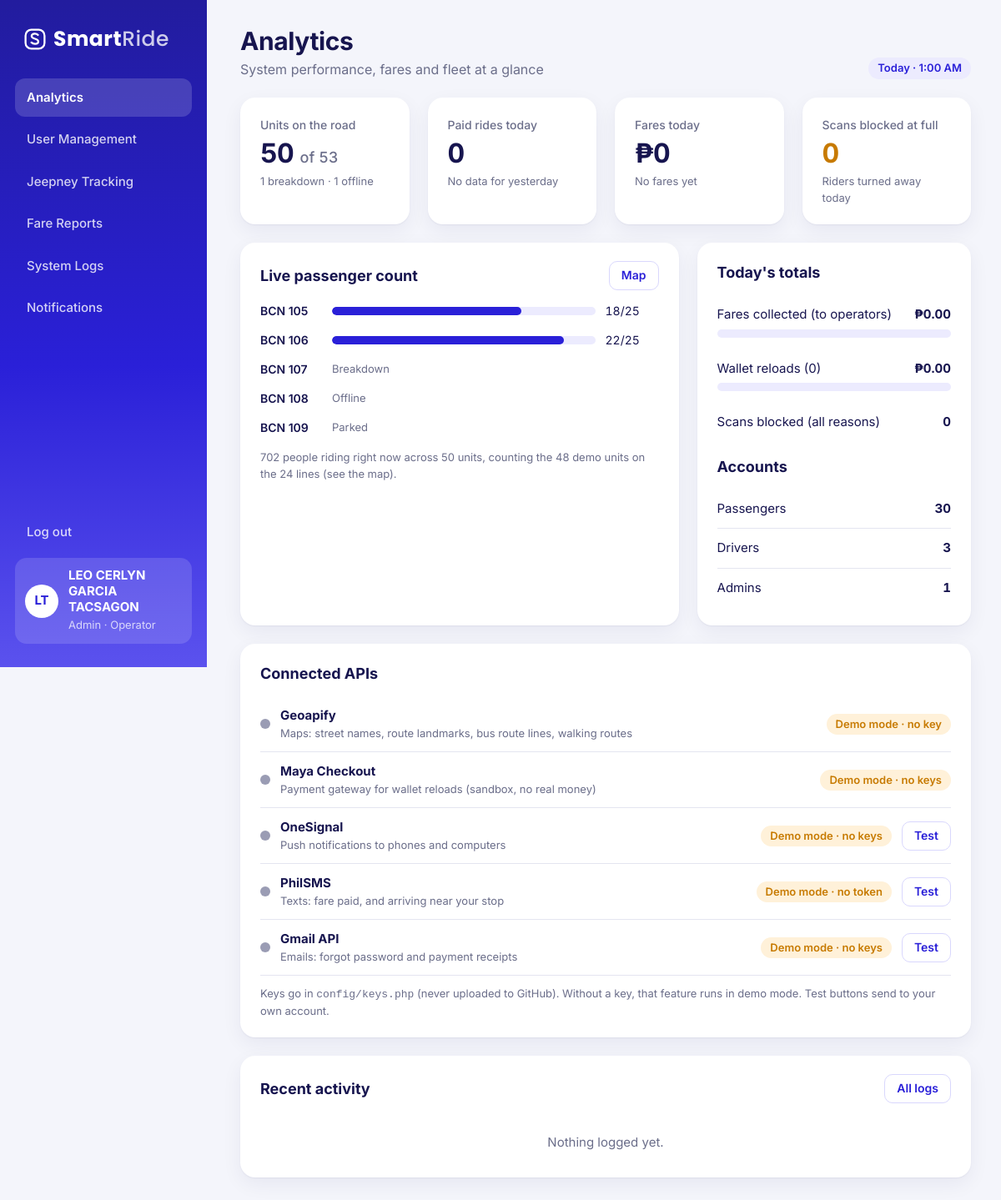
/controllers/admin_home.php (signed in), run on the app's committed database.
### tables this page shows
CREATE TABLE trips (
  trip_id     INT UNSIGNED NOT NULL AUTO_INCREMENT,
  unit_id     SMALLINT UNSIGNED NOT NULL,
  route_id    SMALLINT UNSIGNED NOT NULL,
  driver_id   INT UNSIGNED NOT NULL,
  started_at  DATETIME NOT NULL,
  ended_at    DATETIME NULL,
  PRIMARY KEY (trip_id),
  KEY idx_trips_driver (driver_id, started_at),
  KEY idx_trips_unit (unit_id, ended_at),
  CONSTRAINT fk_trips_unit FOREIGN KEY (unit_id) REFERENCES jeepneys (unit_id),
  CONSTRAINT fk_trips_route FOREIGN KEY (route_id) REFERENCES routes (route_id),
  CONSTRAINT fk_trips_driver FOREIGN KEY (driver_id) REFERENCES users (user_id)
);

CREATE TABLE jeepneys (
  unit_id      SMALLINT UNSIGNED NOT NULL AUTO_INCREMENT,
  operator_id  INT UNSIGNED NOT NULL,
  route_id     SMALLINT UNSIGNED NULL,              
  unit_code    VARCHAR(20) NOT NULL,
  plate_no     VARCHAR(20) NOT NULL,
  capacity     TINYINT UNSIGNED NOT NULL DEFAULT 25,
  status       ENUM('active','breakdown','offline') NOT NULL DEFAULT 'active',
  simulated    TINYINT(1) NOT NULL DEFAULT 0,       
  PRIMARY KEY (unit_id),
  UNIQUE KEY uq_unit_code (unit_code),
  KEY idx_units_route (route_id),
  CONSTRAINT fk_jeepneys_operator FOREIGN KEY (operator_id) REFERENCES users (user_id),
  CONSTRAINT fk_jeepneys_route FOREIGN KEY (route_id) REFERENCES routes (route_id) ON DELETE SET NULL
);

### views/admin/home.php (the view, shortened to what the rows shown need)
<?php include '../views/partials/dashboard_top.php'; ?>
<?php page_head('Analytics', 'System performance, fares and fleet at a glance', '<span class="pill pill-brand">' . icon('clock') . 'Today · ' . date('g:i A') . '</span>'); ?>
<div class="row cols-wide">
    <div class="card">
        <div class="bars">
            <?php foreach ($fleet as $u): if ($u['simulated']) { continue; } ?>
                <?php if ($u['state'] === 'on_trip'): ?>
                    <?php $pct = round($u['onboard'] / max(1, $u['capacity']) * 100); ?>
                    <div class="bar-row"><b><?= e($u['unit_code']) ?></b><div class="bar" title="<?= e($u['route_name']) ?>"><i class="<?= $pct >= 100 ? 'full' : '' ?>" style="width:<?= min(100, $pct) ?>%"></i></div><span class="num"><?= (int) $u['onboard'] ?>/<?= (int) $u['capacity'] ?></span></div>
                <?php else: ?>
                    <div class="bar-row"><b><?= e($u['unit_code']) ?></b><span class="muted small"><?= strip_tags(pill($u['state'])) ?></span><span></span></div>
                <?php endif; ?>
            <?php endforeach; ?>
        </div>
    </div>
</div>
<?php include '../views/partials/dashboard_bottom.php'; ?>

### includes/functions.php (shortened to what the rows shown need)
<?php
function e($value)
{
    return htmlspecialchars((string) ($value ?? ''), ENT_QUOTES, 'UTF-8');
}
function time_ago($datetime)
{
    if (!$datetime) {
        return 'never';
    }
    $diff = time() - strtotime($datetime);
    return floor($diff / 86400) . ' days ago';
}
function pill($status)
{
    $labels = [
        'paid'            => ['green', 'Paid'],
        'blocked_full'    => ['amber', 'Blocked · full'],
        'blocked_balance' => ['red', 'Blocked · low balance'],
        'blocked_frozen'  => ['red', 'Blocked · QR frozen'],
        'active'          => ['green', 'Active'],
        'breakdown'       => ['red', 'Breakdown'],
        'offline'         => ['gray', 'Offline'],
        'inactive'        => ['gray', 'Deactivated'],
        'frozen'          => ['red', 'Frozen'],
        'on_trip'         => ['green', 'On a trip'],
        'parked'          => ['brand', 'Parked'],
        'reload'          => ['brand', 'Reload'],
    ];
    $tone = 'gray';
    $label = ucfirst($status);
    if (isset($labels[$status])) {
        $tone = $labels[$status][0];
        $label = $labels[$status][1];
    }
    return '<span class="pill pill-' . $tone . '">' . e($label) . '</span>';
}
function page_head($heading, $sub = '', $tools = '')
{
    echo '<div class="page-head">';
    echo '<div style="display:flex;gap:14px;align-items:center;min-width:0">';
    echo '<div style="min-width:0"><h1>' . e($heading) . '</h1>';
    echo '</div></div>';
    echo '</div>';
}

### data on the page
trips: unit.unit_code "BCN 105", onboard "18", unit.capacity "25"
trips: unit.unit_code "BCN 106", onboard "22", unit.capacity "25"
jeepneys: unit_code "BCN 107", status "Breakdown"
jeepneys: unit_code "BCN 108", status "Offline"
jeepneys: unit_code "BCN 109"

### other printed values
$item[2] "Analytics"
$item[2] "User Management"
$item[2] "Jeepney Tracking"
$item[2] "Fare Reports"
$item[2] "System Logs"
$item[2] "Notifications"
initials($my_name) "LT"
$my_name "LEO CERLYN GARCIA TACSAGON"
$role_labels[$my_role] "Admin · Operator"
$heading "Analytics"
$sub "System performance, fares and fleet at a glance"
$tools "Today · 1:00 AM"
$on_road "50"
count($fleet) "53"
$breakdowns "1"
